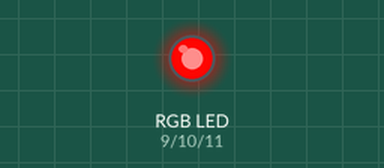
The sketch below on a simulated Arduino Uno, built with avr-gcc and run on an emulated ATmega328P. Shown: an RGB LED mixed from three pins (HIGH = lit). Dim RGB values are drawn brighter than linear.

Above: at 0.05 s.
At 0.95 s:
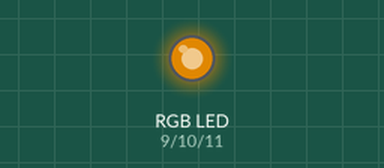
At 1.8 s:
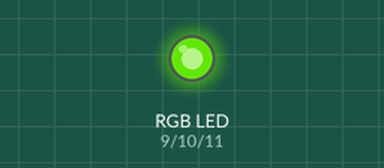
At 3.6 s:
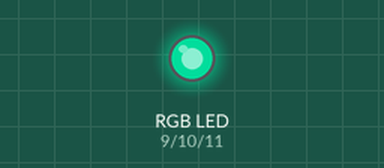
At 5.35 s:
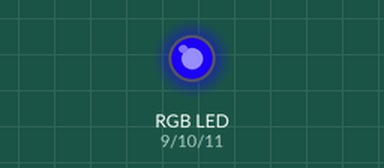
At 7.15 s:
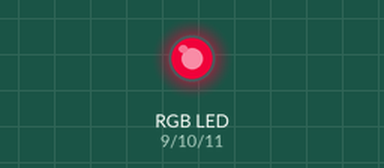
Timing chart, 0 to 9.9 s (numbered marks = the images above):
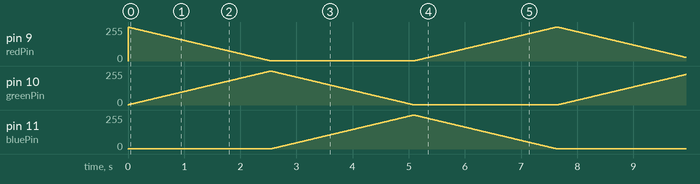

The sketch:

Piranha_ColorSwirl.ino
```cpp
int redPin   = 9;
int greenPin = 10;
int bluePin  = 11;
int redVal   = 255;
int greenVal = 1;
int blueVal  = 1;
int i = 0;
int wait = 10;
int DEBUG = 0;

void setup()
{
  pinMode(redPin,   INPUT);
  pinMode(greenPin, INPUT);
  pinMode(bluePin,  INPUT);
  if (DEBUG) {
    Serial.begin(9600);
  }
}

void loop()
{
  i += 1;
  if (i < 255)
  {
    redVal   -= 1;
    greenVal += 1;
    blueVal   = 1;
  }
  else if (i < 509)
  {
    redVal    = 1;
    greenVal -= 1;
    blueVal  += 1;
  }
  else if (i < 763)
  {
    redVal  += 1;
    greenVal = 1;
    blueVal -= 1;
  }
  else
  {
    i = 1;
  }

  analogWrite(redPin,   redVal);
  analogWrite(greenPin, greenVal);
  analogWrite(bluePin,  blueVal);

  if (DEBUG) {
    DEBUG += 1;
    if (DEBUG > 10)
    {
      DEBUG = 1;

      Serial.print(i);
      Serial.print("\t");
      Serial.print("R:");
      Serial.print(redVal);
      Serial.print("\t");
      Serial.print("G:");
      Serial.print(greenVal);
      Serial.print("\t");
      Serial.print("B:");
      Serial.println(blueVal);
    }
  }
  delay(wait);
}
```
